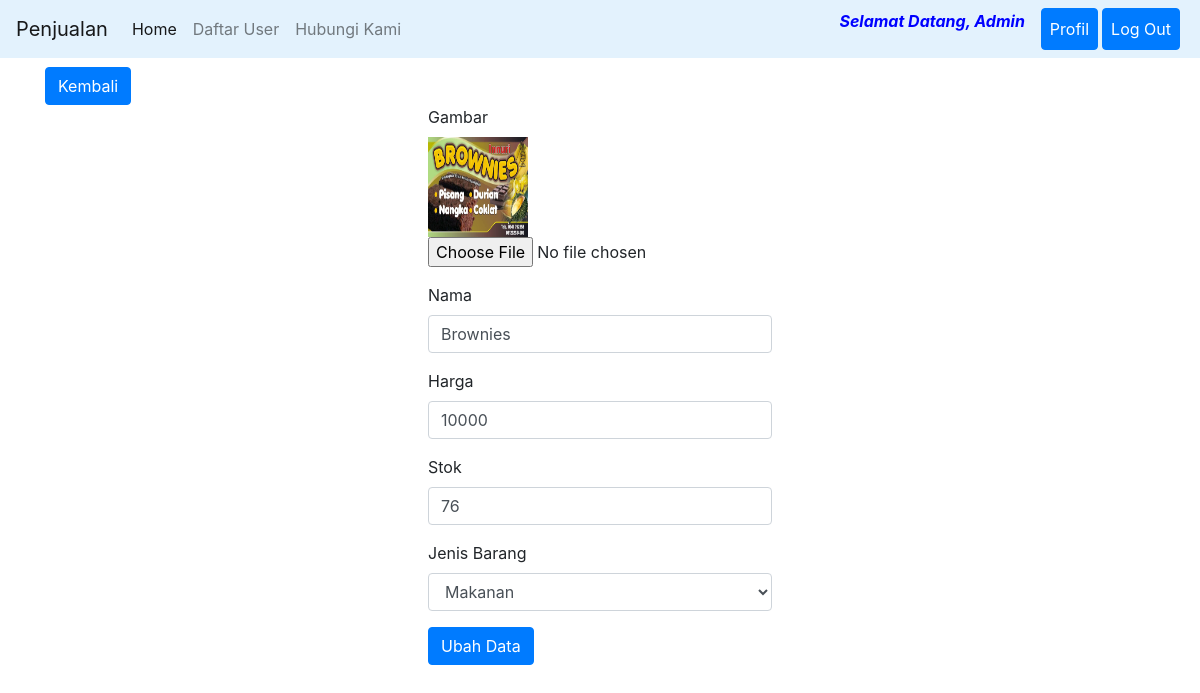
/ubah.php?id=21 (signed in), run on the app's committed database.
### tables this page shows
CREATE TABLE `formulir` (
  `id` int(11) NOT NULL,
  `gambar` varchar(255) NOT NULL,
  `nama` varchar(30) NOT NULL,
  `noidentitas` varchar(30) NOT NULL,
  `email` varchar(30) NOT NULL,
  `nohp` varchar(30) NOT NULL,
  `jk` enum('Laki-Laki','Perempuan') NOT NULL
);

CREATE TABLE `barang` (
  `id` int(11) NOT NULL,
  `gambar` varchar(64) NOT NULL,
  `nama` varchar(250) NOT NULL,
  `harga` int(11) NOT NULL,
  `stok` int(11) NOT NULL,
  `jenis` varchar(20) NOT NULL
);

### ubah.php (the view, shortened to what this page needs)
<?php
	require 'functions.php';
	$id= $_GET["id"];
	$barang = query("SELECT * FROM barang WHERE id = $id")[0];
	$id1 = $_COOKIE['id'];
	$login = mysqli_query($conn, "SELECT * FROM formulir WHERE id = '$id1'");
	$query = mysqli_fetch_assoc($login);
?>
<!DOCTYPE html>
<html lang="en">
<head>
    <link rel="stylesheet" href="bootstrap-4.3.1/dist/css/bootstrap.min.css">
    <link rel="stylesheet" href="css.css">
</head>
<body>
	<nav class="navbar navbar-expand-lg  navbar-light" style="background-color: #e3f2fd;">
  <a class="navbar-brand" href="admin.php">Penjualan</a>
  <div class="collapse navbar-collapse" id="navbarSupportedContent">
    <ul class="navbar-nav mr-auto">
      <li class="nav-item active">
        <a class="nav-link" href="admin.php">Home <span class="sr-only">(current)</span></a>
      </li>
      <li class="nav-item">
        <a class="nav-link" href="dafus.php">Daftar User</a>
      </li>
      <li class="nav-item">
        <a class="nav-link" href="#">Hubungi Kami</a>
      </li>
    </ul>
    <ul class="navbar-nav mr-3">
    	<li class="nav-item">
        <p class="" style="color: blue;"><i><b>Selamat Datang, <?= $query['nama'];?></b></i></p>
      </li>
    </ul>
		<div class="navbar-nav mr-1">
    	<a class=" btn btn-primary nav-link" href="profiladmin.php" role="button" aria-haspopup="true" aria-expanded="false" style="color:white; ">
          Profil
        </a>
    	</div>
    	<div class="navbar-nav mr-1">
    	<a class=" btn btn-primary nav-link" href="logout.php" role="button" aria-haspopup="true" aria-expanded="false" style="color:white; ">
          Log Out
        </a>
        </div>
  </div>
</nav>
	<div style="margin-top: 0.75%">
	<div class="container">
		<a class="btn btn-primary" href="admin.php" role="button">Kembali</a>
	<div class="row justify-content-md-center">
		<div class="col-md-auto">
	<form action="" method="post" enctype="multipart/form-data">
	  <div class="form-group">
	    <label for="gambar">Gambar</label><br>
	    <img src="img/<?= $barang['gambar']; ?>" alt="" width="100" height="100">
    <input type="file" name="gambar" class="form-control-file" id="gambar">
	  </div>
	  <div class="form-group">
	    <label for="nama">Nama</label>
	    <input type="text" name="nama" class="form-control" id="nama" required="" placeholder="Nama Barang" value="<?= $barang["nama"] ?>">
	  </div>
	  <div class="form-group">
	  	<label for="harga">Harga</label>
	    <input type="text" name="harga" class="form-control" id="harga" placeholder="Harga Barang" required="" onkeypress="return Angkasaja(event)" value="<?= $barang["harga"] ?>">
	  </div>
	  <div class="form-group">
	  	<label for="stok">Stok</label>
	    <input type="text" name="stok" class="form-control" id="stok" placeholder="Stok Barang" required="" onkeypress="return Angkasaja(event)" value="<?= $barang["stok"] ?>">
	  </div>
	  <div class="form-group">
	  	<label for="jenis">Jenis Barang</label>
	    	<?php $jenis = $barang["jenis"]; ?>
	    <select class="form-control" name="jenis" id="jenis" required="">
  		<option <?= $jenis == 'Makanan' ? "selected": "" ?>>Makanan</option>
		</select>
	  </div>
	  <button type="submit" class="btn btn-primary" name="submit">Ubah Data</button>
	</form>
	</div>
	</div>
	</div>
	</div>
</body>
</html>

### data on the page
formulir: nama "Admin"
barang: gambar (picture), nama "Brownies", harga "10000", stok "76", jenis "Makanan"
